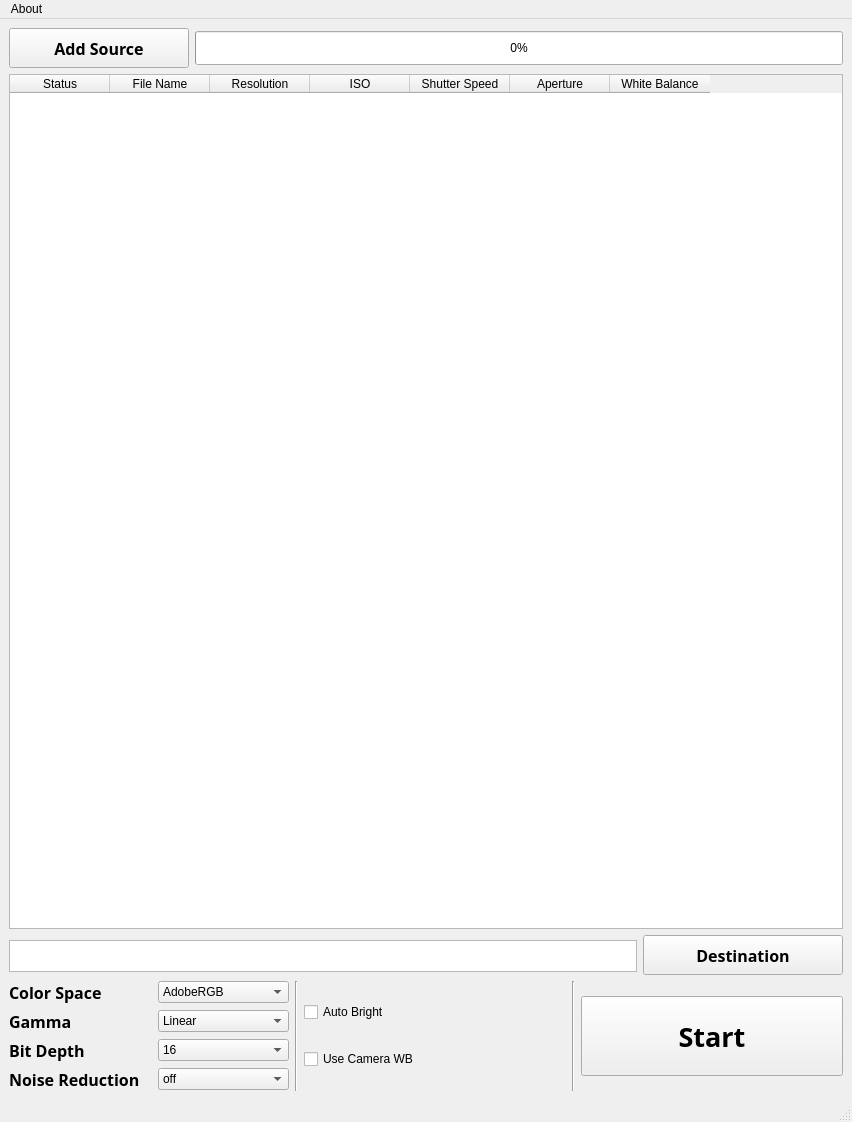
<?xml version="1.0" encoding="UTF-8"?>
<ui version="4.0">
 <class>MainWindow</class>
 <widget class="QMainWindow" name="MainWindow">
  <property name="geometry">
   <rect>
    <x>0</x>
    <y>0</y>
    <width>852</width>
    <height>1122</height>
   </rect>
  </property>
  <property name="windowTitle">
   <string>Ultra Raw Converter 0.0.2-Beta</string>
  </property>
  <widget class="QWidget" name="centralwidget">
   <layout class="QVBoxLayout" name="verticalLayout_3" stretch="0,100,0">
    <item>
     <layout class="QHBoxLayout" name="horizontalLayout_3">
      <item>
       <widget class="QPushButton" name="pushButton_AddSource">
        <property name="minimumSize">
         <size>
          <width>180</width>
          <height>40</height>
         </size>
        </property>
        <property name="font">
         <font>
          <family>DIN Condensed</family>
          <pointsize>12</pointsize>
          <weight>75</weight>
          <bold>true</bold>
         </font>
        </property>
        <property name="cursor">
         <cursorShape>PointingHandCursor</cursorShape>
        </property>
        <property name="text">
         <string>Add Source</string>
        </property>
        <property name="default">
         <bool>false</bool>
        </property>
       </widget>
      </item>
      <item>
       <widget class="QProgressBar" name="progressBar">
        <property name="minimumSize">
         <size>
          <width>0</width>
          <height>34</height>
         </size>
        </property>
        <property name="value">
         <number>0</number>
        </property>
       </widget>
      </item>
     </layout>
    </item>
    <item>
     <widget class="QTableWidget" name="tableWidget">
      <column>
       <property name="text">
        <string>Status</string>
       </property>
       <property name="textAlignment">
        <set>AlignCenter</set>
       </property>
      </column>
      <column>
       <property name="text">
        <string>File Name</string>
       </property>
       <property name="textAlignment">
        <set>AlignCenter</set>
       </property>
      </column>
      <column>
       <property name="text">
        <string>Resolution</string>
       </property>
       <property name="textAlignment">
        <set>AlignCenter</set>
       </property>
      </column>
      <column>
       <property name="text">
        <string>ISO</string>
       </property>
       <property name="textAlignment">
        <set>AlignCenter</set>
       </property>
      </column>
      <column>
       <property name="text">
        <string>Shutter Speed</string>
       </property>
       <property name="textAlignment">
        <set>AlignCenter</set>
       </property>
      </column>
      <column>
       <property name="text">
        <string>Aperture</string>
       </property>
       <property name="textAlignment">
        <set>AlignCenter</set>
       </property>
      </column>
      <column>
       <property name="text">
        <string>White Balance</string>
       </property>
       <property name="font">
        <font>
         <kerning>true</kerning>
        </font>
       </property>
       <property name="textAlignment">
        <set>AlignCenter</set>
       </property>
      </column>
     </widget>
    </item>
    <item>
     <layout class="QVBoxLayout" name="verticalLayout_2">
      <item>
       <layout class="QHBoxLayout" name="horizontalLayout">
        <item>
         <widget class="QTextBrowser" name="textBrowser_Destination">
          <property name="minimumSize">
           <size>
            <width>0</width>
            <height>32</height>
           </size>
          </property>
          <property name="maximumSize">
           <size>
            <width>16777215</width>
            <height>30</height>
           </size>
          </property>
         </widget>
        </item>
        <item>
         <widget class="QPushButton" name="pushButton_Destination">
          <property name="minimumSize">
           <size>
            <width>200</width>
            <height>40</height>
           </size>
          </property>
          <property name="font">
           <font>
            <family>DIN Condensed</family>
            <pointsize>12</pointsize>
            <weight>75</weight>
            <bold>true</bold>
           </font>
          </property>
          <property name="cursor">
           <cursorShape>PointingHandCursor</cursorShape>
          </property>
          <property name="text">
           <string>Destination</string>
          </property>
         </widget>
        </item>
       </layout>
      </item>
      <item>
       <layout class="QHBoxLayout" name="horizontalLayout_2">
        <item>
         <layout class="QGridLayout" name="gridLayout">
          <property name="horizontalSpacing">
           <number>18</number>
          </property>
          <item row="2" column="0">
           <widget class="QLabel" name="label_Bps">
            <property name="font">
             <font>
              <family>DIN Condensed</family>
              <pointsize>12</pointsize>
              <weight>75</weight>
              <bold>true</bold>
             </font>
            </property>
            <property name="text">
             <string>Bit Depth</string>
            </property>
           </widget>
          </item>
          <item row="2" column="1">
           <widget class="QComboBox" name="comboBox_Bps">
            <item>
             <property name="text">
              <string>16</string>
             </property>
            </item>
            <item>
             <property name="text">
              <string>8</string>
             </property>
            </item>
           </widget>
          </item>
          <item row="0" column="0">
           <widget class="QLabel" name="label_ColorSpace">
            <property name="font">
             <font>
              <family>DIN Condensed</family>
              <pointsize>12</pointsize>
              <weight>75</weight>
              <bold>true</bold>
             </font>
            </property>
            <property name="text">
             <string>Color Space</string>
            </property>
           </widget>
          </item>
          <item row="0" column="1">
           <widget class="QComboBox" name="comboBox_ColorSpace">
            <item>
             <property name="text">
              <string>AdobeRGB</string>
             </property>
            </item>
            <item>
             <property name="text">
              <string>ProPhoto</string>
             </property>
            </item>
            <item>
             <property name="text">
              <string>Wide Color Gamut</string>
             </property>
            </item>
            <item>
             <property name="text">
              <string>XYZ</string>
             </property>
            </item>
            <item>
             <property name="text">
              <string>raw</string>
             </property>
            </item>
            <item>
             <property name="text">
              <string>sRGB</string>
             </property>
            </item>
            <item>
             <property name="text">
              <string>ACES</string>
             </property>
            </item>
           </widget>
          </item>
          <item row="1" column="0">
           <widget class="QLabel" name="label_Gamma">
            <property name="font">
             <font>
              <family>DIN Condensed</family>
              <pointsize>12</pointsize>
              <weight>75</weight>
              <bold>true</bold>
             </font>
            </property>
            <property name="text">
             <string>Gamma</string>
            </property>
           </widget>
          </item>
          <item row="1" column="1">
           <widget class="QComboBox" name="comboBox_Gamma">
            <item>
             <property name="text">
              <string>Linear</string>
             </property>
            </item>
            <item>
             <property name="text">
              <string>BT.709</string>
             </property>
            </item>
            <item>
             <property name="text">
              <string>sRGB</string>
             </property>
            </item>
           </widget>
          </item>
          <item row="3" column="0">
           <widget class="QLabel" name="label_NoiseReduction">
            <property name="font">
             <font>
              <family>DIN Condensed</family>
              <pointsize>12</pointsize>
              <weight>75</weight>
              <bold>true</bold>
             </font>
            </property>
            <property name="text">
             <string>Noise Reduction</string>
            </property>
           </widget>
          </item>
          <item row="3" column="1">
           <widget class="QComboBox" name="comboBox_NoiseReduction">
            <item>
             <property name="text">
              <string>off</string>
             </property>
            </item>
            <item>
             <property name="text">
              <string>Light</string>
             </property>
            </item>
            <item>
             <property name="text">
              <string>Full</string>
             </property>
            </item>
           </widget>
          </item>
         </layout>
        </item>
        <item>
         <widget class="Line" name="line_2">
          <property name="orientation">
           <enum>Qt::Vertical</enum>
          </property>
         </widget>
        </item>
        <item>
         <layout class="QVBoxLayout" name="verticalLayout">
          <item>
           <widget class="QCheckBox" name="checkBox_AutoBright">
            <property name="text">
             <string>Auto Bright</string>
            </property>
           </widget>
          </item>
          <item>
           <widget class="QCheckBox" name="checkBox_UseCameraWB">
            <property name="text">
             <string>Use Camera WB</string>
            </property>
           </widget>
          </item>
         </layout>
        </item>
        <item>
         <widget class="Line" name="line">
          <property name="orientation">
           <enum>Qt::Vertical</enum>
          </property>
         </widget>
        </item>
        <item>
         <widget class="QPushButton" name="Button_Start">
          <property name="minimumSize">
           <size>
            <width>180</width>
            <height>80</height>
           </size>
          </property>
          <property name="font">
           <font>
            <family>DIN Condensed</family>
            <pointsize>20</pointsize>
            <weight>75</weight>
            <bold>true</bold>
           </font>
          </property>
          <property name="cursor">
           <cursorShape>PointingHandCursor</cursorShape>
          </property>
          <property name="text">
           <string>Start</string>
          </property>
         </widget>
        </item>
       </layout>
      </item>
     </layout>
    </item>
   </layout>
  </widget>
  <widget class="QMenuBar" name="menubar">
   <property name="geometry">
    <rect>
     <x>0</x>
     <y>0</y>
     <width>852</width>
     <height>26</height>
    </rect>
   </property>
   <widget class="QMenu" name="menuRaw_To_Tiff">
    <property name="title">
     <string>About</string>
    </property>
    <addaction name="actionHelp"/>
    <addaction name="actionAbout"/>
   </widget>
   <addaction name="menuRaw_To_Tiff"/>
  </widget>
  <widget class="QStatusBar" name="statusbar"/>
  <action name="actionHelp">
   <property name="text">
    <string>Help</string>
   </property>
  </action>
  <action name="actionAbout">
   <property name="text">
    <string>About</string>
   </property>
  </action>
 </widget>
 <resources/>
 <connections/>
</ui>
